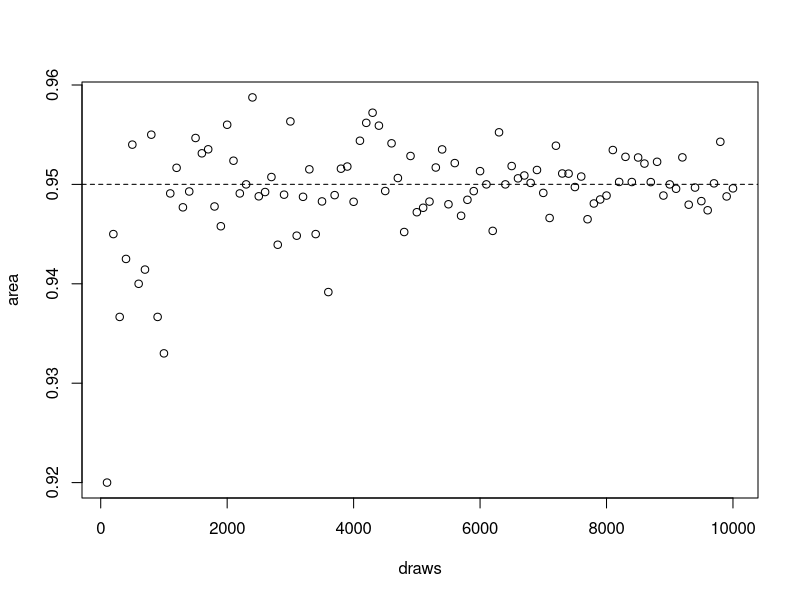
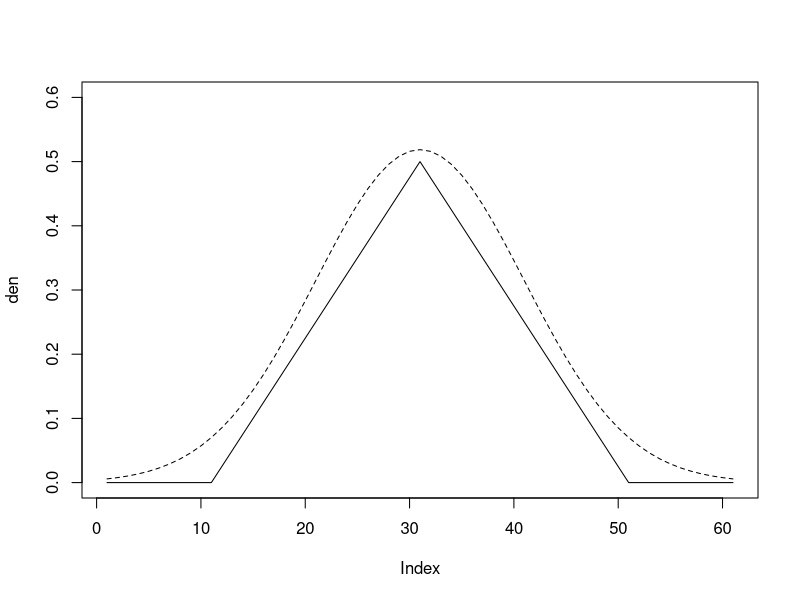
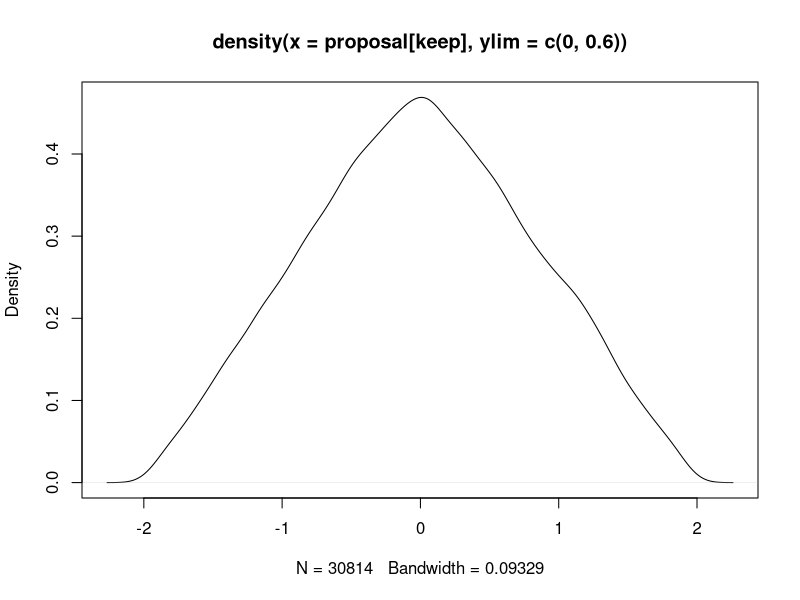
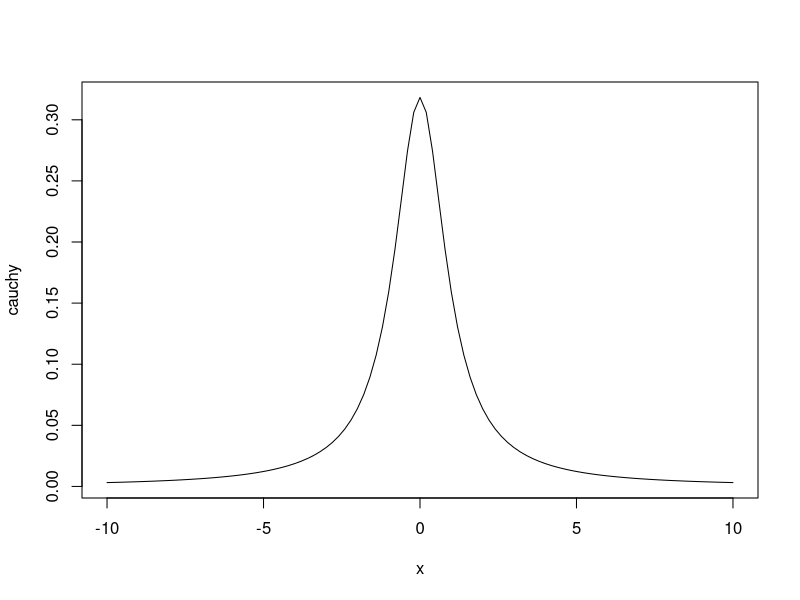
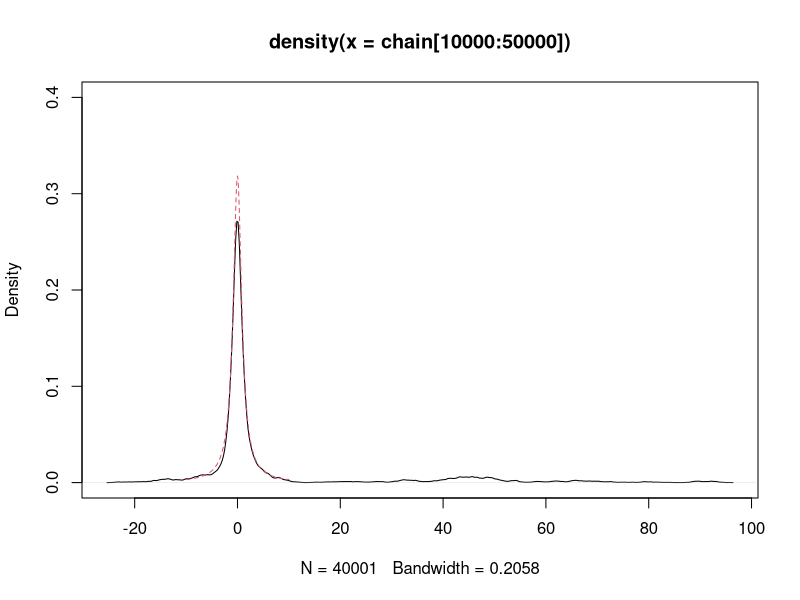
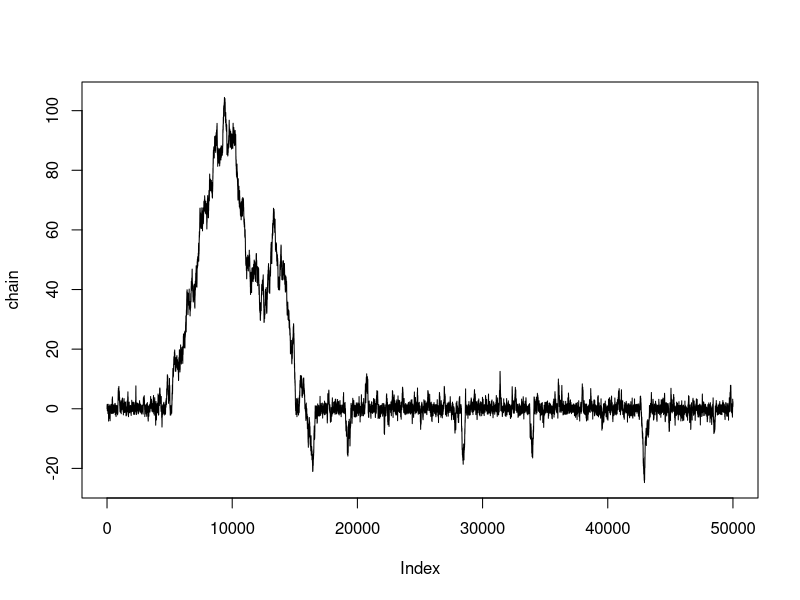
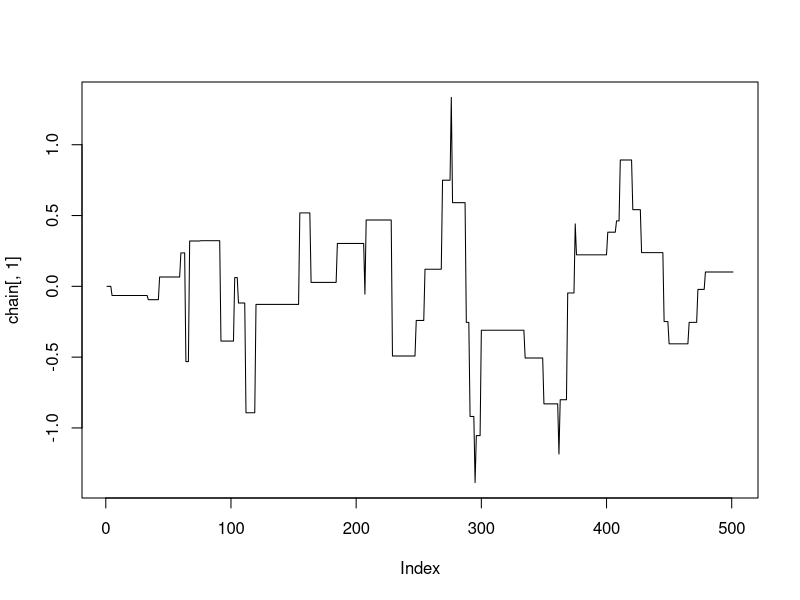
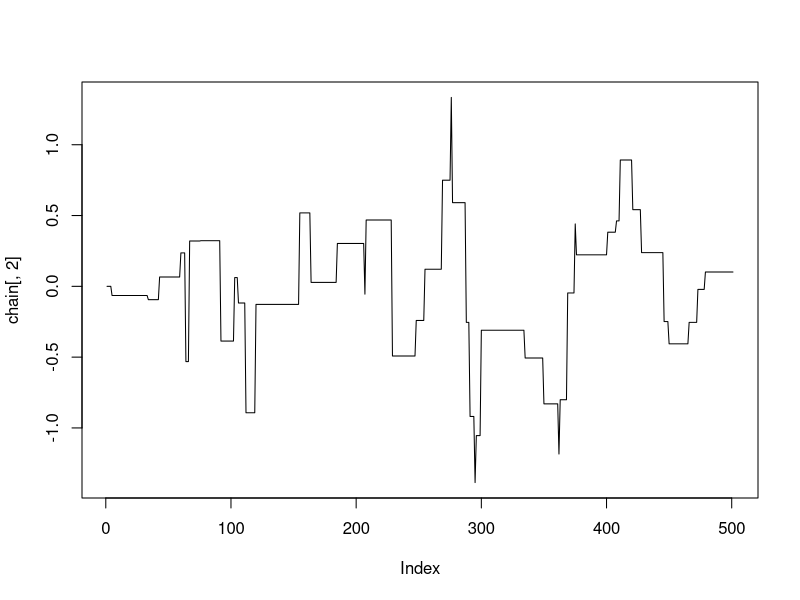

Write the R code that produced these figures, in order.
# Monte Carlo tests 
# Adam Howes

# A simple Monte Carlo example --------------------------------------------

rm(list = ls())

draws <- seq(from = 100, to = 10000, by = 100)
area <- c()

for (i in 1:length(draws)) {
  int.store <- rnorm(draws[i], mean = 0, sd = 1)
  area[i] <- sum(int.store > -1.96 & int.store < 1.96)/length(int.store)
}

true <- integrate(f = dnorm, lower = -1.96, upper = 1.96, mean = 0, sd = 1)$value

plot(area~draws)
abline(h = true, lty = 2)


# Accept-Reject sampling, tent example --------------------------------------------------

tent <- function(x, mode = 0, width = 2){
  
  max.height <- 1/width
  lo.limit <- mode - width
  hi.limit <- mode + width
  out <- c()
  
  for (i in 1:length(x)){
    
    if(x[i] > lo.limit & x[i] < hi.limit){
      out[i] <- min(max.height*((x[i]-lo.limit)/width), max.height*((hi.limit - x[i])/width))
    }
    else {
      out[i] <- 0
    }
  }
  
  return(out)
}

points <- seq(from = -3, to = 3, by = 0.1)

den <- tent(points)

plot(den, type = "l", ylim = c(0, 0.6))

prop.den <- dnorm(points, mean = 0, sd = 1)
lines(1.3*prop.den, lty = 2)

reps <- 40000
proposal <- rnorm(reps, mean = 0, sd = 1)
decision <- tent(proposal)/(1.3*dnorm(proposal, mean = 0, sd = 1))
keep <- runif(reps) <= decision

plot(density(proposal[keep], ylim = c(0, 0.6)))

# Metropolis-Hastings, random walk proposal -------------------------------

rm(list = ls())

cauchy <- function(x, x0 = 0, gamma = 1) {
  1/(pi*gamma*(1+((x-x0)/gamma)^2))
}

plot(cauchy, xlim = c(-10, 10))

reps <- 50000

chain <- c(0)

for (i in 1:reps){
  proposal <- chain[i] + runif(1, min = -1, max = 1)
  accept <- runif(1) < cauchy(proposal)/cauchy(chain[i])
  chain[i+1] <- ifelse(accept, proposal, chain[i])
}

plot(density(chain[10000:50000]), ylim = c(0, 0.4))

den <- cauchy(seq(from = -10, to = 10, by = 0.1), x = 0, gamma = 1)
lines(den~seq(from = -10, to = 10, by = 0.1), lty = 2, col = 2)

plot(chain, type = "l")
      
# Metropolis-Hastings, harder case ----------------------------------------

rm(list = ls())

target <- function(x) {
  exp(-x[1]^2 - 50*(1+x[1]^2)^2*(x[2]-sin(x[1]))^2)
}

reps <- 500
chain <- matrix(data = NA, ncol = 2, nrow = reps + 1)
chain[1,] <- c(0,0)

for (i in 1:reps){
  proposal <- chain[i,] + runif(2, min = -1, max = 1)
  accept <- runif(1) < target(proposal)/target(chain[i,])
  chain[i+1,] <- ifelse(accept, proposal, chain[i,])
}

par(mfrow = c(1,1))                                               
plot(chain[,1], type = "l")  
plot(chain[,2], type = "l")